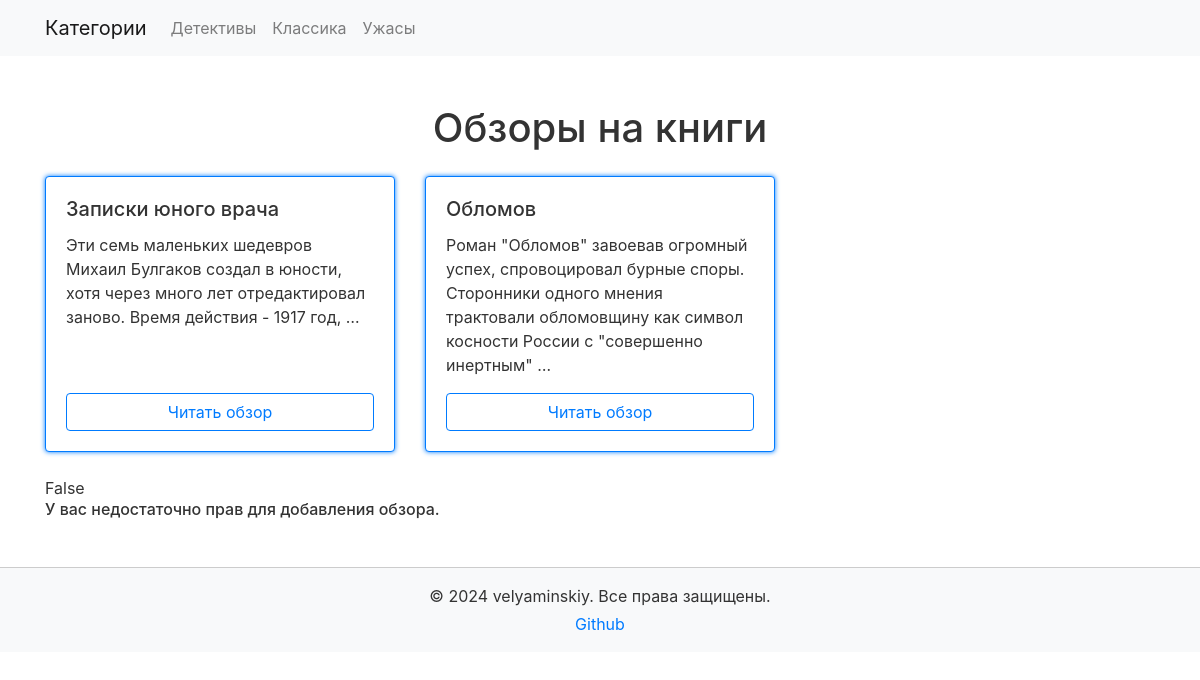
The app's page /?category=2 with its own data.
### core/models.py (models this page shows)
class BookCategory(models.Model):
    name = models.CharField(max_length=140)
    class Meta:
        verbose_name = 'Категория'
        verbose_name_plural = 'Категории'
    def __str__(self):
        return self.name

class Book(models.Model):
    PUBLISHED = 'Published'
    DRAFT = 'Draft'
    STATUSES = [
                (PUBLISHED,'Опубликовано'),
                (DRAFT,'Черновик'),
                ]
    title = models.CharField(max_length=140)
    author = models.CharField(max_length=140)
    category = models.ForeignKey(BookCategory,on_delete=models.SET_NULL,blank=True,null=True,related_name='books')
    description = models.CharField(max_length=800)
    review = models.CharField(max_length=800)
    rate = models.IntegerField(validators=[MinValueValidator(1),MaxValueValidator(10)])
    status = models.CharField(max_length=140,default='Draft',choices=STATUSES)

### core/views.py (the view)
# urls.py: path('', main, name='main'),
def main(request):
    books = Book.objects.filter(status='Published')
    form = BookForm()
    draft_books = Book.objects.filter(status='Draft')
    categories = BookCategory.objects.all()
    is_superuser = request.user.is_superuser
    category_id = request.GET.get('category')
    if category_id:
        books = books.filter(category_id=category_id)
    if not books.exists():
        no_books_message = 'Книг в выбранной категории не нашлось.'
    else:
        no_books_message = ''
    context ={
              'books':books,
              'no_books_message':no_books_message,
              'form':form,
              'draft_books':draft_books,
              'categories':categories,
              'is_superuser':is_superuser,
              }
    return render(request, 'main.html', context)

### templates/main.html (shortened to what this page needs)
<!DOCTYPE html>
<html lang="ru">
<head>
    <link href="https://stackpath.bootstrapcdn.com/bootstrap/4.5.2/css/bootstrap.min.css" rel="stylesheet">
</head>
<body style="background-color: #ffffff;">
    <nav class="navbar navbar-expand-lg navbar-light bg-light neon-navbar">
        <div class="container">
            <a class="navbar-brand" href="#">Категории</a>
            <div class="collapse navbar-collapse" id="navbarNav">
                <ul class="navbar-nav">
                    {% for category in categories %}
                    <li class="nav-item"><a class="nav-link neon-text" href="?category={{category.id}}">{{category}}</a></li>
                    {% endfor %}
                </ul>
            </div>
        </div>
    </nav>
    <div class="container mt-5">
        <h1 class="text-center neon-text mb-4">Обзоры на книги</h1>
        <div class="row">
            {% for book in books %}
            <div class="col-md-6 col-lg-4 mb-4 d-flex">
                <div class="card neon-card h-100 w-100">
                    <div class="card-body d-flex flex-column">
                        <h5 class="card-title neon-text">{{book.title}}</h5>
                        <p class="card-text flex-grow-1">{{book.description|truncatewords:20}}</p>
                        <a href="{% url 'book_detail' book.id %}" class="btn btn-outline-primary mt-auto">Читать обзор</a>
                    </div>
                </div>
            </div>
            {% endfor %}
        </div>
        {% if is_superuser %}
            <h1 class="text-center neon-text mb-4">Черновики</h1>
            <div class="row">
                {% for book in draft_books %}
                <div class="col-md-6 col-lg-4 mb-4 d-flex">
                    <div class="card neon-card h-100 w-100">
                        <div class="card-body d-flex flex-column">
                            <h5 class="card-title neon-text">{{book.title}}</h5>
                            <p class="card-text flex-grow-1">{{book.description|truncatewords:20}}</p>
                            <a href="{% url 'book_detail' book.id %}" class="btn btn-outline-primary mt-auto">Читать обзор</a>
                        </div>
                    </div>
                </div>
                {% empty %}
                <p>Нет неопубликованных обзоров</p>
                {% endfor %}
            </div>
            <div class="row justify-content-center">
                <div class="p-4 mt-5 neon-form col-md-6">
                    <h3 class="neon-text">Добавить новый обзор</h3>
                    <form action="{% url 'book_add' %}" method="post">
                        {% csrf_token %}
                        {% for field in form %}
                        <div class="form-group">
                            <div class="neon-text">{{field.label}}</div>
                            {{ field }}
                            {% if field.errors %}
                                <div class="text-danger">
                                    {% for error in field.errors %}
                                        <p>{{ error }}</p>
                                    {% endfor %}
                                </div>
                            {% endif %}
                        </div>
                        {% endfor %}
                        <button type="submit" class="btn btn-primary">Добавить</button>
                    </form>
                </div>
            </div>
        {% else %}
        {{is_superuser}}
        <h6>У вас недостаточно прав для добавления обзора.</h6>
        {% endif %}
    </div>
    <footer class="bg-light text-center py-3 mt-5 neon-footer">
        <div class="container">
            <p class="mb-1">© 2024 velyaminskiy. Все права защищены.</p>
            <div class="d-flex justify-content-center">
                <a href="https://github.com/andrei-velya" class="mx-2 neon-text">Github</a>
            </div>
        </div>
    </footer>
</body>
</html>

### templates/main.html (style rules this page uses)
body { background-color: #ffffff; color: #333333; }
.neon-navbar { background-color: #f8f9fa; }
.neon-card { border: 1px solid #007bff; box-shadow: 0 0 5px #007bff; }
.neon-footer { border-top: 1px solid #cccccc; }
.btn-outline-primary { border-color: #007bff; color: #007bff; }

### records on screen
BookCategory: name "Детективы"
BookCategory: name "Классика"
BookCategory: name "Ужасы"
Book: title "Записки юного врача", description "Эти семь маленьких шедевров Михаил Булгаков создал в юности, хотя через много лет отредактировал заново. Время действия - 1917 год, …"
Book: title "Обломов", description "Роман \"Обломов\" завоевав огромный успех, спровоцировал бурные споры. Сторонники одного мнения трактовали обломовщину как символ косности России с \"совершенно инертным\" …"

### other values on screen
{{ is_superuser }} "False"
